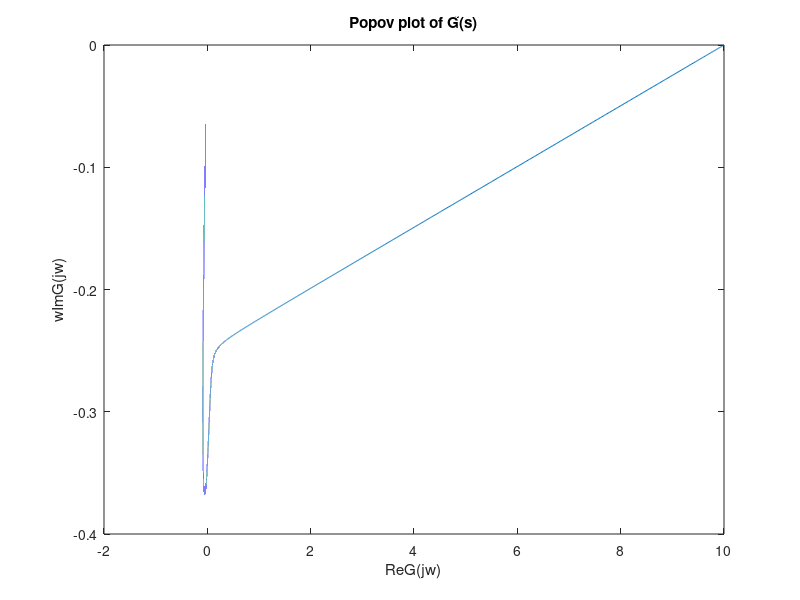

Write the MATLAB code that produced this figure.
close all;
clear;
clc;

w=0:0.0001:10;
siz=size(w);
i=ones(1,siz(2));
%wRe = (0.1*w.^2)./((i-w.^2).^2+0.1^2*w.^2);
%Im = (w.*(i-w.^2))./((i-w.^2).^2+0.1^2*w.^2);

%wRe = (i-w.^2)./((i-w.^2).^2+w.^2);
%Im = -w.^2./((i-w.^2).^2+w.^2);

 %wRe = (0.1*i-w.^2)./((0.1*i-w.^2).^2+w.^2);
 %Im = -w.^2./((0.1*i-w.^2).^2+w.^2);

wRe = ((0.1*i-3*w.^2)+w.*(4.1*w-w.^3))./((0.1*i-3*w.^2).^2+(4.1*w-w.^3).^2);
Im = w.*(w.*(0.1*i-3*w.^2)-(4.1*w-w.^3))./((0.1*i-3*w.^2).^2+(4.1*w-w.^3).^2);

plot(wRe,Im);
xlabel('Re{G(jw)}');
ylabel('wIm{G(jw)}');
%title('Popov plot of G(s)');
title('Popov plot of G̃(s)');